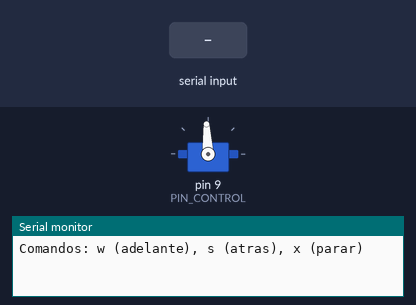
This sketch was run on a simulated Arduino Uno, built with avr-gcc and run on an emulated ATmega328P. On the bench: servo, the last lines printed to the serial monitor. Inputs (shaded band) come from the test bench.

Above: at 1.2 s.
1.3 s: "wmax\n" received over Serial
At 1.8 s:
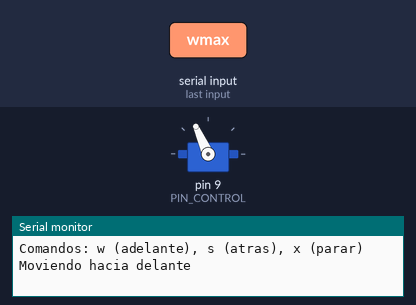
2.8 s: "smax\n" received over Serial
At 4.0 s:
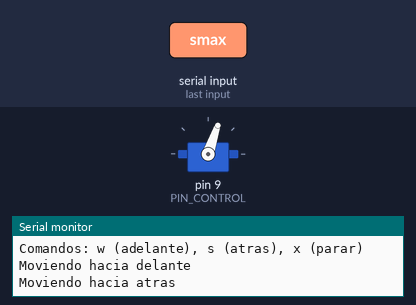
4.3 s: "WMAX\n" received over Serial
At 5.3 s:
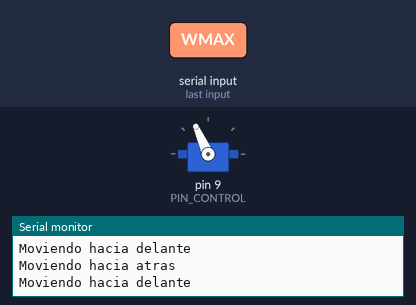
5.8 s: "SMAX\n" received over Serial
At 6.4 s:
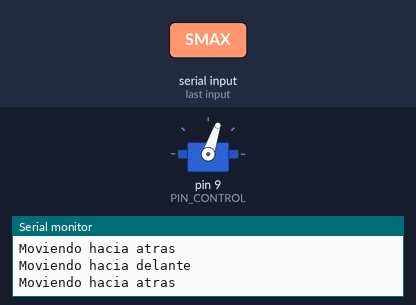
Timing chart, 0 to 8.3 s (numbered marks = the images above; inputs shaded):
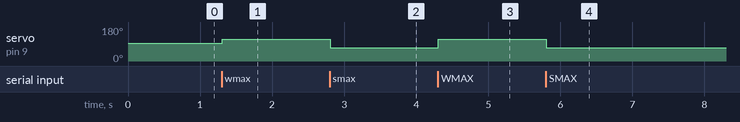

Measured:
- after the input at 1.3 s, servo on pin 9 (PIN_CONTROL): 93° → 114° at once
- after the input at 2.8 s, servo on pin 9 (PIN_CONTROL): 114° → 71° at once
- after the input at 4.3 s, servo on pin 9 (PIN_CONTROL): 71° → 114° at once
- after the input at 5.8 s, servo on pin 9 (PIN_CONTROL): 114° → 71° at once

The sketch:

servo.ino
```cpp
#include <Servo.h>

Servo miServo;
const int PIN_CONTROL = 9;  // Pin PWM

// Ajustar según el servo para calibrar velocidades
constexpr int PULSO_MAX_ADELANTE = 1720;
constexpr int PULSO_MAX_ATRAS    = 1280;
constexpr int PULSO_PARADO       = 1500;

constexpr int PULSO_MID_ADELANTE = 1610;
constexpr int PULSO_MID_ATRAS    = 1390;

String comando = " ";
void setup() {
  Serial.begin(9600);

  // Inicialización del motor
  miServo.attach(PIN_CONTROL);
  miServo.writeMicroseconds(PULSO_PARADO);  // Iniciar parado

  Serial.println("Comandos: w (adelante), s (atras), x (parar)");
}

void loop() {
  if (Serial.available() > 0) {
    comando = Serial.readStringUntil('\n');
    comando.trim();

    if (comando == "wmax" || comando == "WMAX") {
      Serial.println("Moviendo hacia delante");
      moverAdelante();

    } else if (comando == "smax" || comando == "SMAX") {
        Serial.println("Moviendo hacia atras");
        moverAtras();

    } else if (comando == "wmid" || comando == "WMID") {
        Serial.println("Moviendo hacia delante");
        moverAdelanteMid();

    } else if (comando == "smid" || comando == "SMID") {
        Serial.println("Moviendo hacia atras");
        moverAtrasMid();

    } else if (comando == "x" || comando == "X") {
        Serial.println("Parando");
        pararMotor();

    } else if (comando == "\n" || comando == "\r") {
        // Ignorar saltos de línea
    } else {
        Serial.println("Error: Comando desconocido.");
    }
  }
}


void moverAdelante() {
  miServo.writeMicroseconds(PULSO_MAX_ADELANTE);
}

void moverAtras() {
  miServo.writeMicroseconds(PULSO_MAX_ATRAS);
}

void pararMotor() {
  miServo.writeMicroseconds(PULSO_PARADO);
}

void moverAdelanteMid() {
  miServo.writeMicroseconds(PULSO_MID_ADELANTE);
}

void moverAtrasMid() {
  miServo.writeMicroseconds(PULSO_MID_ATRAS);
}
```
